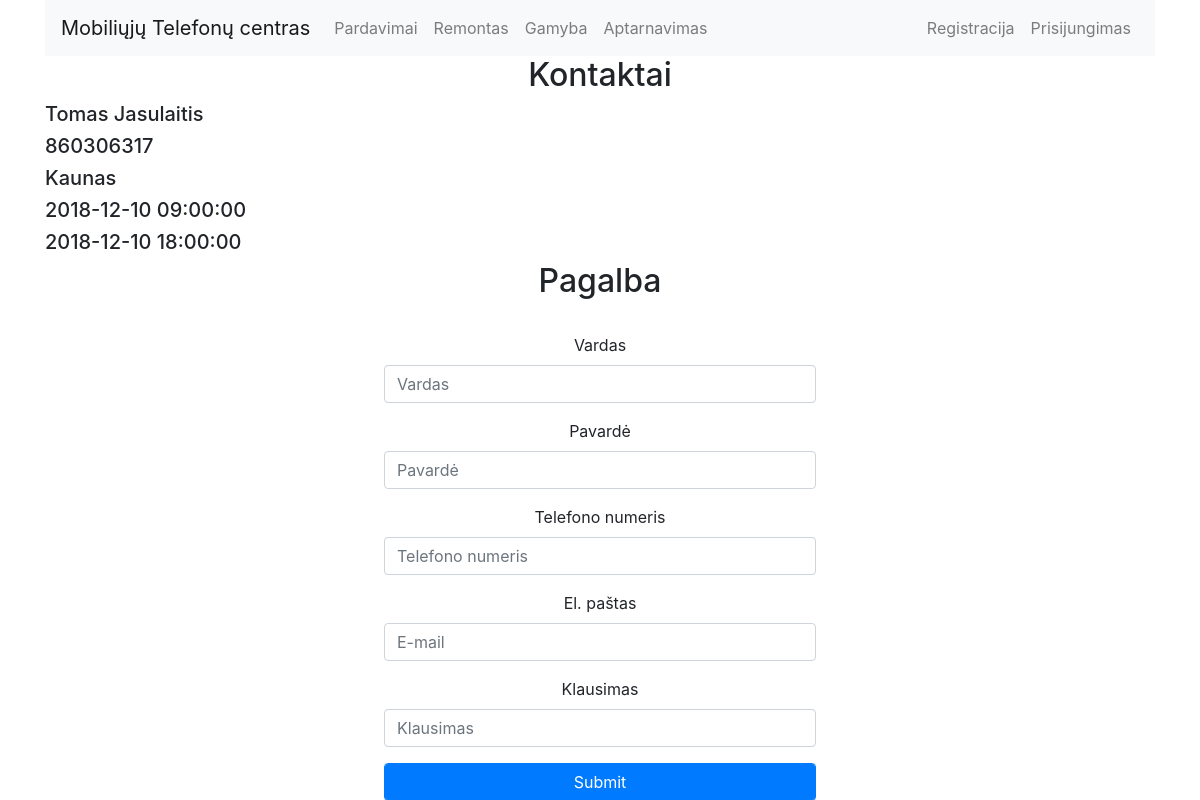
Before: /views/support/contacts.php with the older database file.
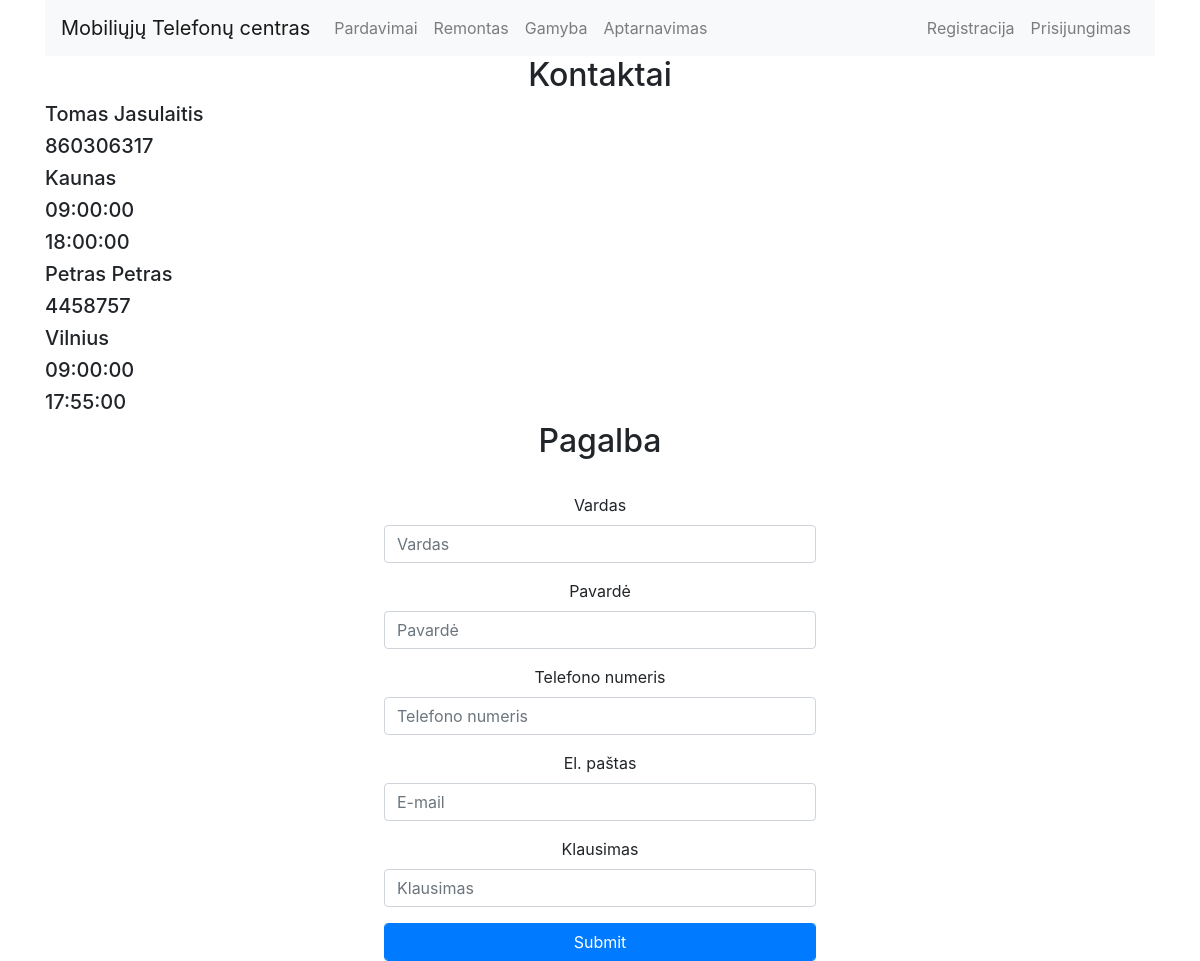
After: the same page with the newer database file.
### tables this page shows
CREATE TABLE `contacts` (
  `id` int(10) NOT NULL,
  `first_name` varchar(15) NOT NULL,
  `last_name` varchar(20) NOT NULL,
  `phone_number` int(10) NOT NULL,
  `location` varchar(40) NOT NULL,
  `work_hours_start` time NOT NULL,
  `work_hours_finish` time NOT NULL
);

### views/support/contacts.php (the view, shortened to what this page needs)
<?php
	$dbc = mysqli_connect('localhost', 'stud', 'stud', 'informacines_sistemos');
	$sql = "SELECT * FROM contacts";
	$result = mysqli_query($dbc, $sql);
	include_once '../header.php';
?>
<section class="container">
  <h1 class="h2 text-center">Kontaktai</h1>
  <?php
  while($row = mysqli_fetch_assoc($result))
		{
  echo '
  <p class="h5">'.$row['first_name'].' '.$row['last_name'].'</p>
  <p class="h5">'.$row['phone_number'].'</p>
  <p class="h5">'.$row['location'].'</p>
  <p class="h5">'.$row['work_hours_start'].'</p>
  <p class="h5">'.$row['work_hours_finish'].'</p>
	';
  };
  ?>
  <h1 class="h2 text-center">Pagalba</h1>
  <br>
  <section class="container">
  <form method="post" action="../../controllers/support/proc_support.php">
   <div class="text-center" style="margin-right:30%; margin-left:30%">
    <div class="form-row">
      <div class="form-group col-md-12">
        <label for="first_name">Vardas</label>
        <input type="text" class="form-control" name="first_name" placeholder="Vardas">
      </div>
      <div class="form-group col-md-12">
        <label for="last_name">Pavardė</label>
        <input type="text" class="form-control" name="last_name" placeholder="Pavardė">
      </div>
      <div class="form-group col-md-12">
        <label for="phone_number">Telefono numeris</label>
        <input type="tel" class="form-control" name="phone_number" placeholder="Telefono numeris">
      </div>
      <div class="form-group col-md-12">
        <label for="email">El. paštas</label>
        <input type="text" class="form-control" name="email" placeholder="E-mail">
      </div>
	<div class="form-group col-md-12">
        <label for="question">Klausimas</label>
        <input type="text" class="form-control" name="question" placeholder="Klausimas">
      </div>
    </div>
      <button type="submit" name="submit" class="btn btn-primary form-control">Submit</button>
</div>
  </form>
</section>
<?php
	include_once '../footer.php';
?>

### views/header.php (shortened to what this page needs)
<!DOCTYPE html>
<html lang="en">
<head>
  <link rel="stylesheet" href="https://stackpath.bootstrapcdn.com/bootstrap/4.1.3/css/bootstrap.min.css">
</head>
<body>
  <div class="container">
    <nav class="navbar navbar-expand-lg navbar-light bg-light">
      <?php echo '
      <a class="navbar-brand" href="'.$_SESSION['prefix'].'index.php">Mobiliųjų Telefonų centras</a>
      '; ?>
      <div class="collapse navbar-collapse" id="navbarNav">
        <ul class="nav navbar-nav">
          <?php echo '
          <li class="nav-item '.($_SESSION['currentPage']==="sales"? " active" : "").'">
            <a class="nav-link" href="Sales.html">Pardavimai</a>
          </li>
          <li class="nav-item '.($_SESSION['currentPage']==="repair"? " active" : "").'">
            <a class="nav-link" href="Repair.html">Remontas</a>
          </li>
          <li class="nav-item '.($_SESSION['currentPage']==="production"? " active" : "").'">
            <a class="nav-link" href="Production.html">Gamyba</a>
          </li>
 	<li class="nav-item '.($_SESSION['currentPage']==="supportMain"? " active" : "").'">
              <a class="nav-link" href="'.$_SESSION['prefix'].'views/support/supportMain.php">Aptarnavimas</a>
          </li>
          '; ?>
        </ul>
        <ul class="nav navbar-nav ml-auto">
          <?php
          if (isset($_SESSION['email'])) {
            echo '
            <li class="nav-item '.($_SESSION['currentPage']==="userActions"? " active" : "").'">
            <a class="nav-link" href="'.$_SESSION['prefix'].'views/userManagement/userActions.php">Vartotojo veiksmai</a>
            </li>
            <li class="nav-item">
            <a class="nav-link" href="'.$_SESSION['prefix'].'controllers/userManagement/proc_logout.php">Atsijungti</a>
            </li>
            ';
          } else {
            echo '
            <li class="nav-item '.($_SESSION['currentPage']==="registration"? " active" : "").'">
              <a class="nav-link" href="'.$_SESSION['prefix'].'views/userManagement/registration.php">Registracija</a>
            </li>
            <li class="nav-item '.($_SESSION['currentPage']==="login"? " active" : "").'">
              <a class="nav-link" href="'.$_SESSION['prefix'].'views/userManagement/login.php">Prisijungimas</a>
            </li>
            ';
            } ?>
        </ul>
      </div>
    </nav>
  </div>

### views/footer.php (shortened to what this page needs)
  </body>
</html>

Changed rows visible on the page:
changed contacts "Tomas": work_hours_start "2018-12-10 09:00:00" → "09:00:00"; work_hours_finish "2018-12-10 18:00:00" → "18:00:00"
added contacts: first_name "Petras", last_name "Petras", phone_number "4458757", location "Vilnius", work_hours_start "09:00:00", work_hours_finish "17:55:00"
